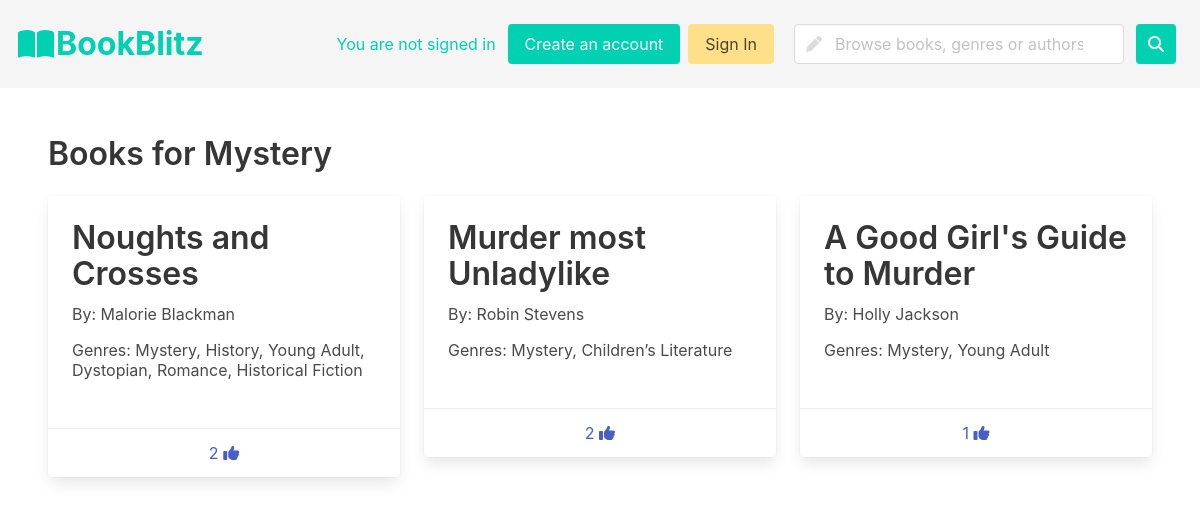
/fluffyBooks/genre?genre=1, run on an earlier commit of the app's database.
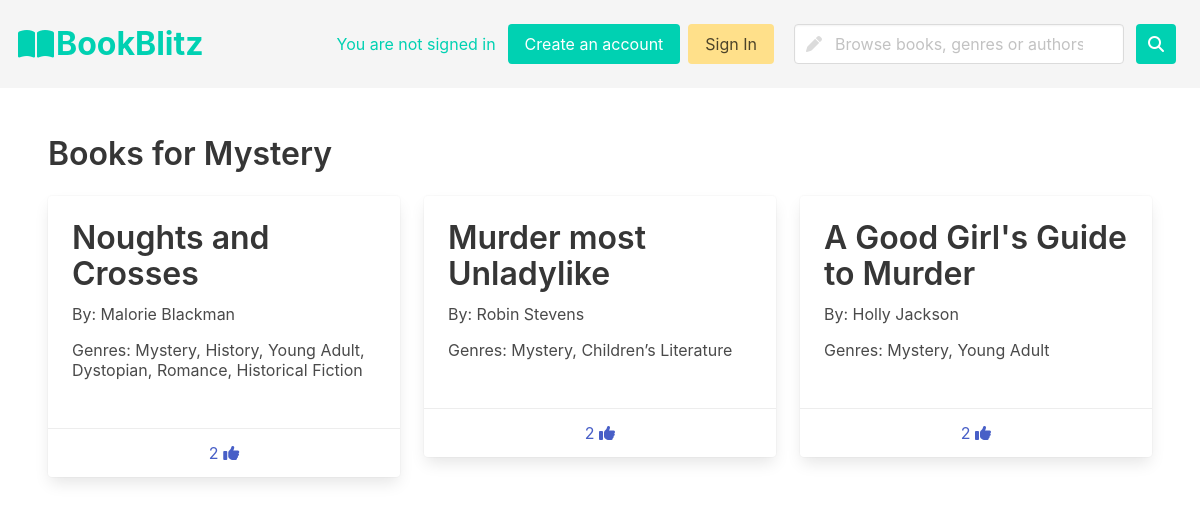
And on a later commit of the database.
### fluffyBooks/models.py (models this page shows, shortened)
class Genre(models.Model):
    genre_text = models.CharField(max_length=30)
    def __str__(self):
        return f'{self.genre_text}'

class Book(models.Model):
    book_text = models.CharField(max_length=200)
    likes = models.IntegerField(default=0)
    book_genres = models.ManyToManyField(Genre, blank=True)
    userlikes = models.ManyToManyField(User, blank=True)
    book_authors = models.ManyToManyField(Author, blank=True)

class Author(models.Model):
    author_name = models.CharField(max_length=200)

### fluffyBooks/views.py (the view)
# urls.py: path('genre', views.genre_pages, name='genre_page'),
def genre_pages(request):
    genre = request.GET['genre']
    genre_obj = Genre.objects.get(pk=genre)
    books = Book.objects.filter(book_genres=genre)
    context = {'cardbooks' : books, 'subject' : genre_obj}
    return render(request, 'fluffyBooks/book_display.html', context)

### fluffyBooks/templates/fluffyBooks/book_display.html (shortened to what this page needs)
<!DOCTYPE html>
<head>
    {% load static %}
    <link rel="stylesheet" href="https://cdn.jsdelivr.net/npm/bulma@0.9.3/css/bulma.min.css">
</head>
<html>
    <body>
        {% include 'fluffyBooks/navbar.html' %}
        <section class="section">
        <h1 class="title">
            Books for {{subject}}
        </h1>
        {% if cardbooks %}
        {% include 'fluffyBooks/cards.html' %}
        {% endif %}
    </section>
    </body>
</html>

### fluffyBooks/templates/fluffyBooks/navbar.html (shortened to what this page needs)
<nav class="navbar is-light" role="navigation" aria-label="dropdown navigation">
    <div class="navbar-brand">
        <div class="navbar-item has-text-large is-size-3 has-text-primary">
            <div class="container">
                <a href="{% url 'fluffyBooks:home' %}" class="navbar-item has-text-primary">
                    <span class="icon-text">
                        <span class="icon">
                            <i class="fa-solid fa-book-open"></i>
                        </span>
                    <span><strong>BookBlitz</strong></span>
                </span>
                </a>
            </div>
        </div>
    </div>
    <div class="navbar-menu">
        <div class="navbar-end">
        <div class="navbar-item">
                {% if not request.user.is_authenticated %}
                <nav class="level">
                    <div class="level-item">
                        <p class="level-item is-5 has-text-primary mr-3 mt-5">
                            You are not signed in
                        </p>
                    </div>
                </nav>
                <div class="buttons">
                    <a href="{% url 'fluffyBooks:load_signup' %}" class="button is-primary">
                        Create an account
                    </a>
                    <a href="{% url 'fluffyBooks:load_login' %}" class="button is-warning">
                        Sign In
                    </a>
                    {% endif %}
                <form action="search" method="get" class="column">
                    <div class="field is-grouped">
                        <div class="control has-icons-left has-icons-right">
                            <input class="input" type="text" id="search" name="search"
                                placeholder="Browse books, genres or authors" />
                            <span class="icon is-small is-left">
                            </span>
                        </div>
                        <button class="button is-primary"><span class="icon is-small is-left">
                                <i class="fas fa-search"></i>
                            </span></button>
                    </div>
                </form>
            </div>
        </div>
</nav>

### fluffyBooks/templates/fluffyBooks/cards.html (shortened to what this page needs)
<div class="columns is-multiline">
    {% for book in cardbooks %}
    <div class="column is-4">
        <a href="{% url 'fluffyBooks:book'%}?book={{book.id}}">
        <div class="card h-same has-background-white">
            <div class="card-content">
                <div class="content">
                    <p class="title is-3 is-centered">{{book.book_text}}</p>
                    <p class="subtitle is-6 is-centered">
                        By:
                        {% for author in book.book_authors.all %}
                             {{author.author_name}}
                        {% endfor %}
                    </p>
                    <p class="subtitle is-6 is-centered">
                        {% if book.book_genres.count > 1 %}
                            Genres:
                            {% for genre in book.book_genres.all %}
                                {% if forloop.counter == book.book_genres.all|length %}
                                    {{genre.genre_text}}
                                {% else %}
                                    {{genre.genre_text}},
                                {% endif %}
                            {% endfor %}
                        {% else %}
                            Genre:
                            {% for genre in book.book_genres.all %}
                                {{genre.genre_text}}
                        {% endfor %}
                         {% endif %}
                    </p>
                </div>
            </div>
            <div class="card-footer">
                    <p class="card-footer-item">
                        <span>
                            <a href="{% url 'fluffyBooks:like'%}?book={{book.id}}">{{book.likes}}
                                <span class="icon is-small">
                                    <i class="fa-solid fa-thumbs-up"></i>
                                </span>
                            </a>
                        </span>
                    </p>
            </div>
        </div>
        </a>
    </div>
    {% endfor %}
</div>

What changed in the data, as far as the page shows it:
changed Book "A Good Girl's Guide to Murder": likes "1" → "2"
